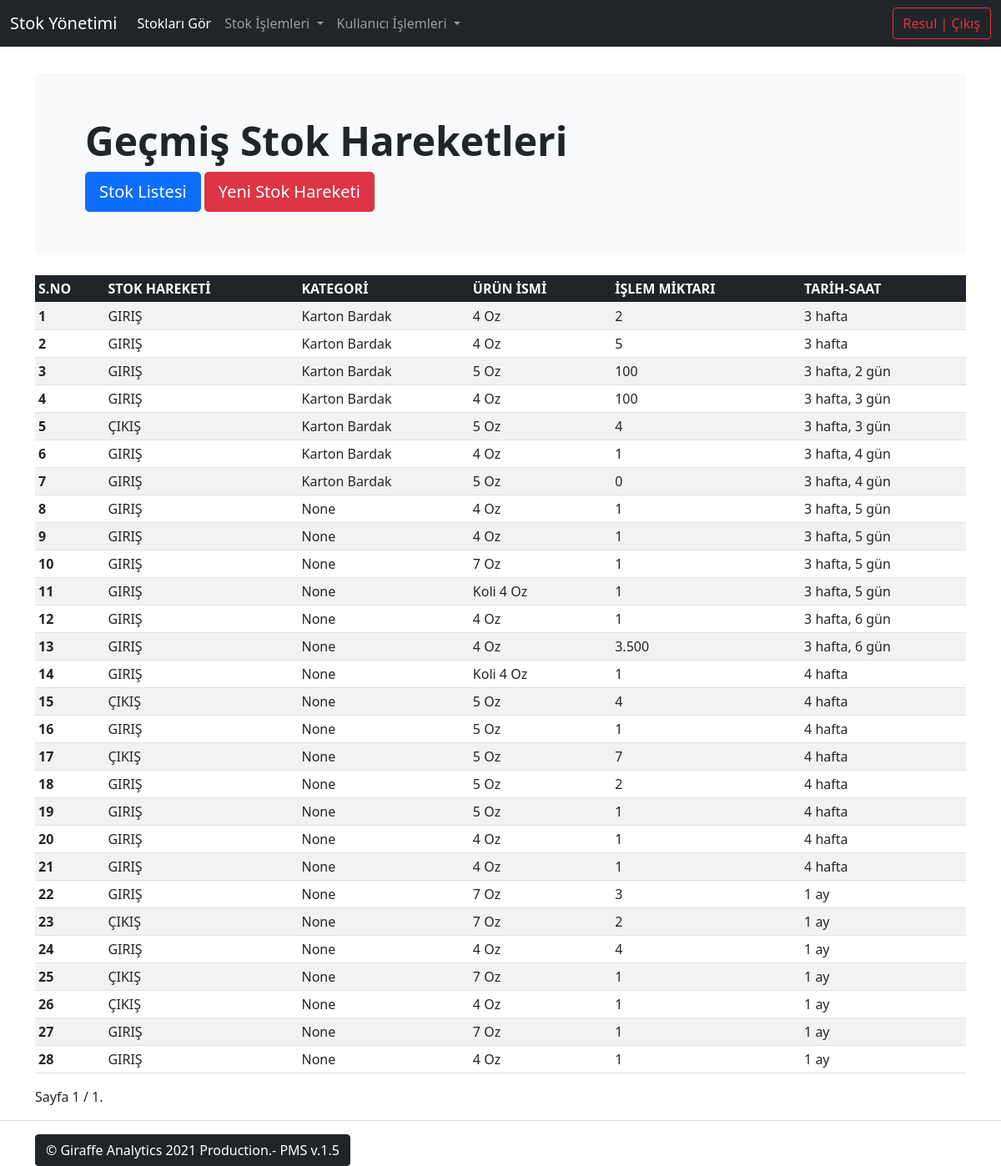
The page /products/action/list/ (signed in) on the database as committed earlier.
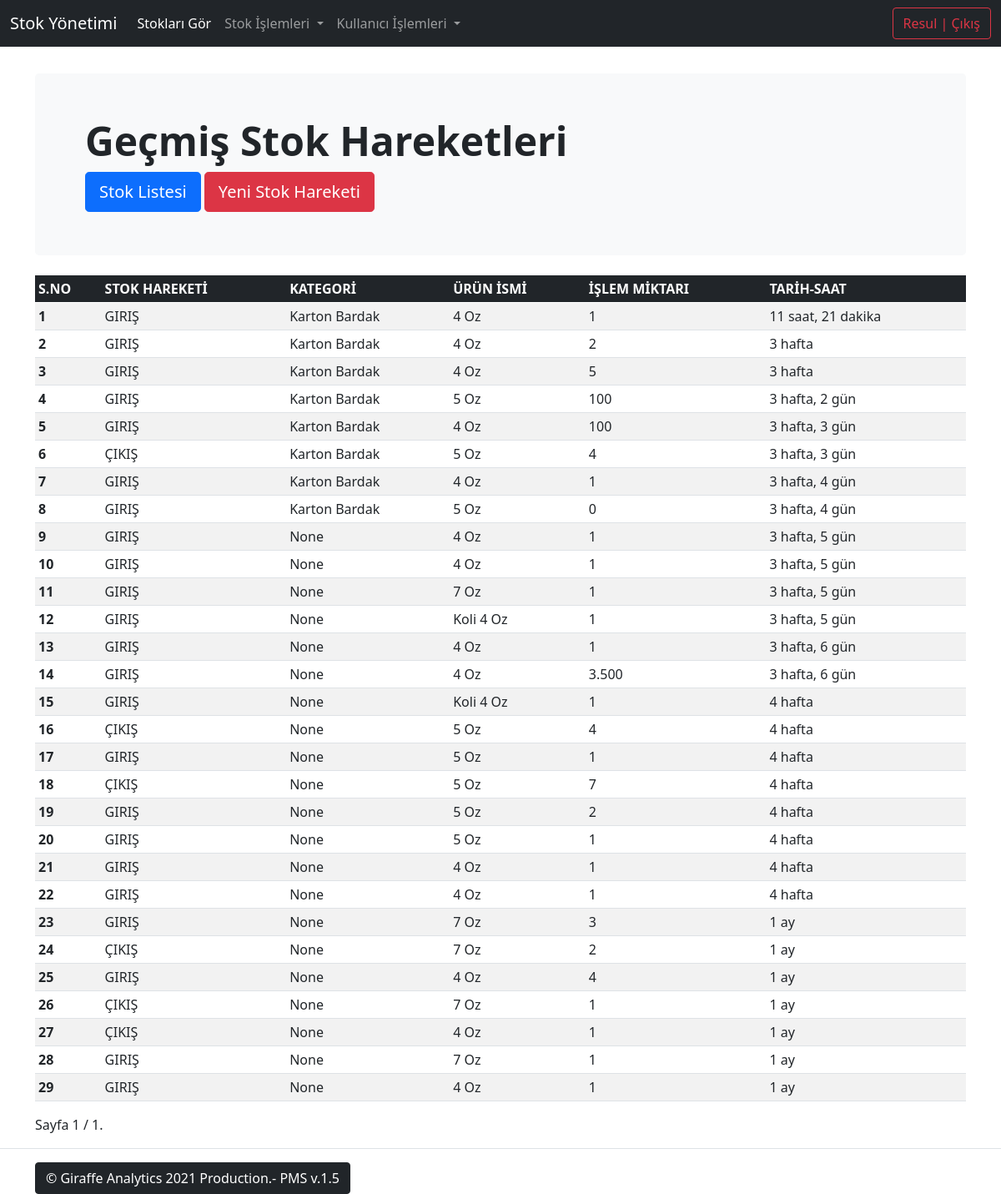
The same page on the database as committed later.
### products/models/action_model.py (models this page shows, shortened)
class Actions(models.Model):
    ACTION_TYPE = [("giriş", "Giriş"), ("çıkış", "Çıkış")]
    action_type = models.CharField(verbose_name='Stok Hareketi', max_length=10, choices=ACTION_TYPE, null=False,
                                   blank=False)
    product_name = models.ForeignKey(Product, verbose_name="Ürün İsmi", on_delete=models.CASCADE, related_query_name='actions')
    action_quantity = models.PositiveIntegerField(verbose_name='İşlem Miktarı', blank=True, null=True, default=0)
    action_date = models.DateTimeField(verbose_name='Tarih-Saat', default=timezone.now)  # models.DateTimeField(default=timezone.now)
    customer = models.CharField(verbose_name='Müşteri', max_length=100, blank=True, null=True)
    category = models.ForeignKey('Category', on_delete=models.SET_NULL, null=True, blank=True, default=1)
    quantity = models.OneToOneField(Product, on_delete=models.CASCADE, null=True, blank=True, related_name='action', verbose_name='Miktar')
    class Meta:
        verbose_name = "Stok Hareketi"
        verbose_name_plural = "Stok Hareketleri"
        ordering = ['-action_date']

### products/models/product_model.py (models this page shows)
class Category(models.Model):
    name = models.CharField(max_length=30, unique=True, verbose_name='Kategori İsmi')
    class Meta:
        verbose_name = "Kategori"
        verbose_name_plural = "Kategoriler"
        ordering = ['-id']
    def __str__(self):
        return self.name

class Product(models.Model):
    product_name = models.CharField(max_length=55, verbose_name='Ürün İsmi', unique=True)
    quantity = models.PositiveIntegerField(verbose_name='Ürün Miktarı')
    category = models.ForeignKey('Category', on_delete=models.SET_NULL, null=True, blank=True)
    content = models.TextField(verbose_name="Ürün Açıklaması", max_length=255, null=True, blank=True)
    class Meta:
        verbose_name = "Ürün"
        verbose_name_plural = "Ürünler"
        ordering = ("-id",)
    def __str__(self):
        return self.product_name

### products/views/product_list.py (the view)
# urls.py: path('action/list/', stock_actions_list_view, name='action-list'),
@login_required
def stock_actions_list_view(request):
    queryset = Actions.objects.all()
    paginator = Paginator(queryset, 50)  # Show 25 result per page.
    page = request.GET.get('page')
    try:
        queryset = paginator.page(page)
    except PageNotAnInteger:
        queryset = paginator.page(1)
    except EmptyPage:
        queryset = paginator.page(paginator.num_pages)
    context = {
        'title': 'Stok Hareketleri Listesi',
        'queryset': queryset,
    }
    return render(request, 'products/action-list.html', context)

### templates/products/action-list.html (shortened to what this page needs)
{% extends 'base.html' %}
{% load humanize %}
{% block content %}
<main>
    <div class="container py-sm-3">
    <div class="p-5 mb-sm-4 bg-light rounded-3">
      <div class="container-fluid py-sm-1 align-self-center">
        <h1 class="display-5 fw-bold">Geçmiş Stok Hareketleri</h1>
        <a href="{% url 'products:product-list' %}" class="btn btn-primary btn-lg" type="button">Stok Listesi</a>
        <a href="{% url 'products:action-create' %}" class="btn btn-danger btn-lg" type="button">Yeni Stok Hareketi</a>
      </div>
    </div>
<table class="table table-striped table-hover table-sm">
    <thead class="table-dark">
        <tr>
          <th scope="col">S.NO</th>
          <th scope="col">STOK HAREKETİ</th>
          <th scope="col">KATEGORİ</th>
          <th scope="col">ÜRÜN İSMİ</th>
          <th scope="col">İŞLEM MİKTARI</th>
          <th scope="col">TARİH-SAAT</th>
        </tr>
    </thead>
    <tbody>
        {% for query in queryset %}
            <tr>
              <th scope="row">{{ forloop.counter }}</th>
              <td >{{ query.action_type | upper }}</td>
              <td >{{ query.category | title }}</td>
              <td>{{ query.product_name | capfirst }}</td>
              <td>{{ query.action_quantity | intcomma}}</td>
              <td>{{ query.action_date | timesince}}</td>
            </tr>
        {% endfor %}
    </tbody>
</table>
<div class="row">
<div class="col-md-6 col-md-offset-3">
<div class="pagination pagination-sm">
    <span class="step-links">
        <span class="current page-item active">
            Sayfa {{ queryset.number }} / {{ queryset.paginator.num_pages }}.
        </span>
    </span>
</div>
</div>
</div>
</div>
</main>
 {% endblock %}

### templates/base.html (shortened to what this page needs)
{% load static %}
{% load humanize %}
<!doctype html>
<html lang="tr">
  <head>
<link href="{% static 'css/bootstrap.min.css' %}" rel="stylesheet">
<link href="{% static 'css/navbar-top-fixed.css' %}" rel="stylesheet">
  </head>
  <body>
{% include 'navbar.html' %}
{% block content %} {% endblock %}
    <footer class="pt-3  text-muted border-top">
        <div class="container ml-1">
        <button type="button" class="btn btn-dark float-sm-start mx-auto" data-bs-toggle="modal" data-bs-target="#myModal">
    &copy; Giraffe Analytics 2021 Production.- PMS v.1.5
        </button>
        </div>
    </footer>
  </body>
</html>

### templates/navbar.html (shortened to what this page needs)
{% load crispy_forms_filters %}
<nav class="navbar navbar-expand-md navbar-dark fixed-top bg-dark">
  <div class="container-fluid">
    <a class="navbar-brand" href="{% url 'landing-page' %}">Stok Yönetimi</a>
    <div class="collapse navbar-collapse" id="navbarCollapse">
      <ul class="navbar-nav me-auto mb-2 mb-md-0">
        <li class="nav-item">
          <a class="nav-link active" aria-current="page" href="{% url 'products:product-list' %}">Stokları Gör</a>
        </li>
          <li class="nav-item dropdown">
          <a class="nav-link dropdown-toggle" href="#" id="navbarDropdown" role="button" data-bs-toggle="dropdown" aria-expanded="false">
            Stok İşlemleri
          </a>
        </li>
          <li class="nav-item dropdown">
          <a class="nav-link dropdown-toggle" href="#" id="navbarDropdown" role="button" data-bs-toggle="dropdown" aria-expanded="false">
            Kullanıcı İşlemleri
          </a>
        </li>
      </ul>
        {% if user.is_authenticated %}
        <a href="{% url 'user:logout' %}" class="btn btn-outline-danger" type="button">{{ user }} | Çıkış</a>
        {% else %}
        <a href="{% url 'user:login' %}" class="btn btn-outline-success" type="button">Giriş</a>
        {% endif %}
    </div>
  </div>
</nav>

### static/css/navbar-top-fixed.css (style rules this page uses)
body { min-height: 75rem; padding-top: 4.5rem; }

Rows that differ between the two databases and show on the page:
added Actions: action_type "GIRIŞ", category "Karton Bardak", product_name "4 Oz", action_quantity "1", action_date "11 saat, 21 dakika"
